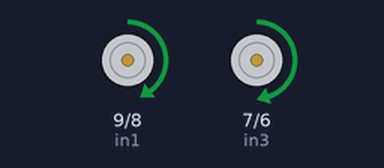
The sketch below on a simulated Arduino Uno, built with avr-gcc and run on an emulated ATmega328P. On the bench: motor-driver pin pairs drawn as motors (green arrow = first pin HIGH = forward, orange = second pin HIGH = backward, longer = more drive, scaled by the enable pin).

Above: at 0.7 s.
At 2.67 s:
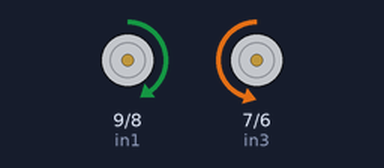
At 7.1 s:
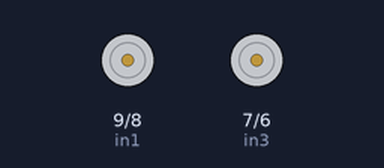
Timing chart, 0 to 8.8 s (numbered marks = the images above):
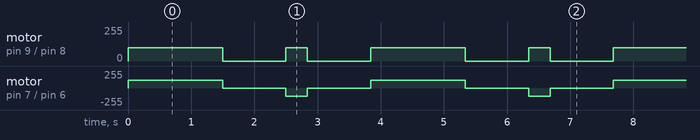

Measured:
- by itself, motor on pin 9 (in1) / pin 8 (in2): repeats every 3.8 s: stopped 1.0 s, forward 100/255 0.34 s, stopped 1.0 s, forward 100/255 1.5 s
- by itself, motor on pin 7 (in3) / pin 6 (in4): repeats every 3.8 s: stopped 1.0 s, backward 120/255 0.34 s, stopped 1.0 s, forward 120/255 1.5 s

The sketch:

assignment8robotcar.ino
```cpp
int enA = 10;
int in1 = 9;
int in2 = 8;
// motor two
int enB = 5;
int in3 = 7;
int in4 = 6;
int speedA=100;
int speedB=120;

void setup()
{

  pinMode(enA, OUTPUT);
  pinMode(enB, OUTPUT);
  pinMode(in1, OUTPUT);
  pinMode(in2, OUTPUT);
  pinMode(in3, OUTPUT);
  pinMode(in4, OUTPUT);

}
void movestraight(){
  analogWrite(enA,speedA);
analogWrite(enB,speedB);
digitalWrite(in1,HIGH);
digitalWrite(in2,LOW);


digitalWrite(in3,HIGH);
digitalWrite(in4,LOW);


}
void turnleft(){
  analogWrite(enA,speedA);
analogWrite(enB,speedB);
digitalWrite(in1,HIGH);
digitalWrite(in2,LOW);


digitalWrite(in3,LOW);
digitalWrite(in4,HIGH);


}
void stopcar(){
    analogWrite(enA,0);
analogWrite(enB,0);
  digitalWrite(in1,LOW);
digitalWrite(in2,LOW);


digitalWrite(in3,LOW);
digitalWrite(in4,LOW);

}
void loop()
{
movestraight();
delay(1500);
stopcar();
delay(1000);
turnleft();
delay(340);
stopcar();
delay(1000);


}
```
